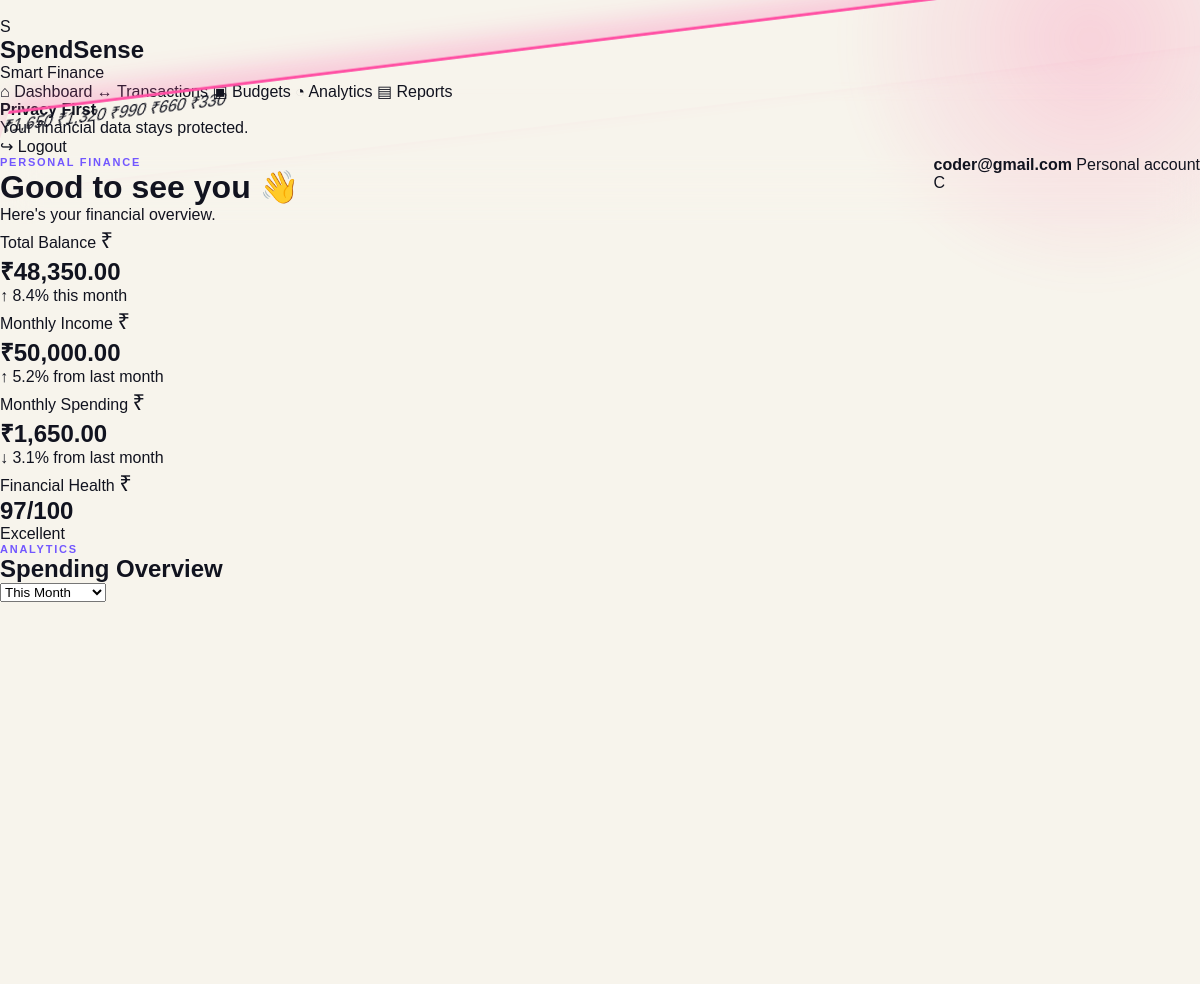
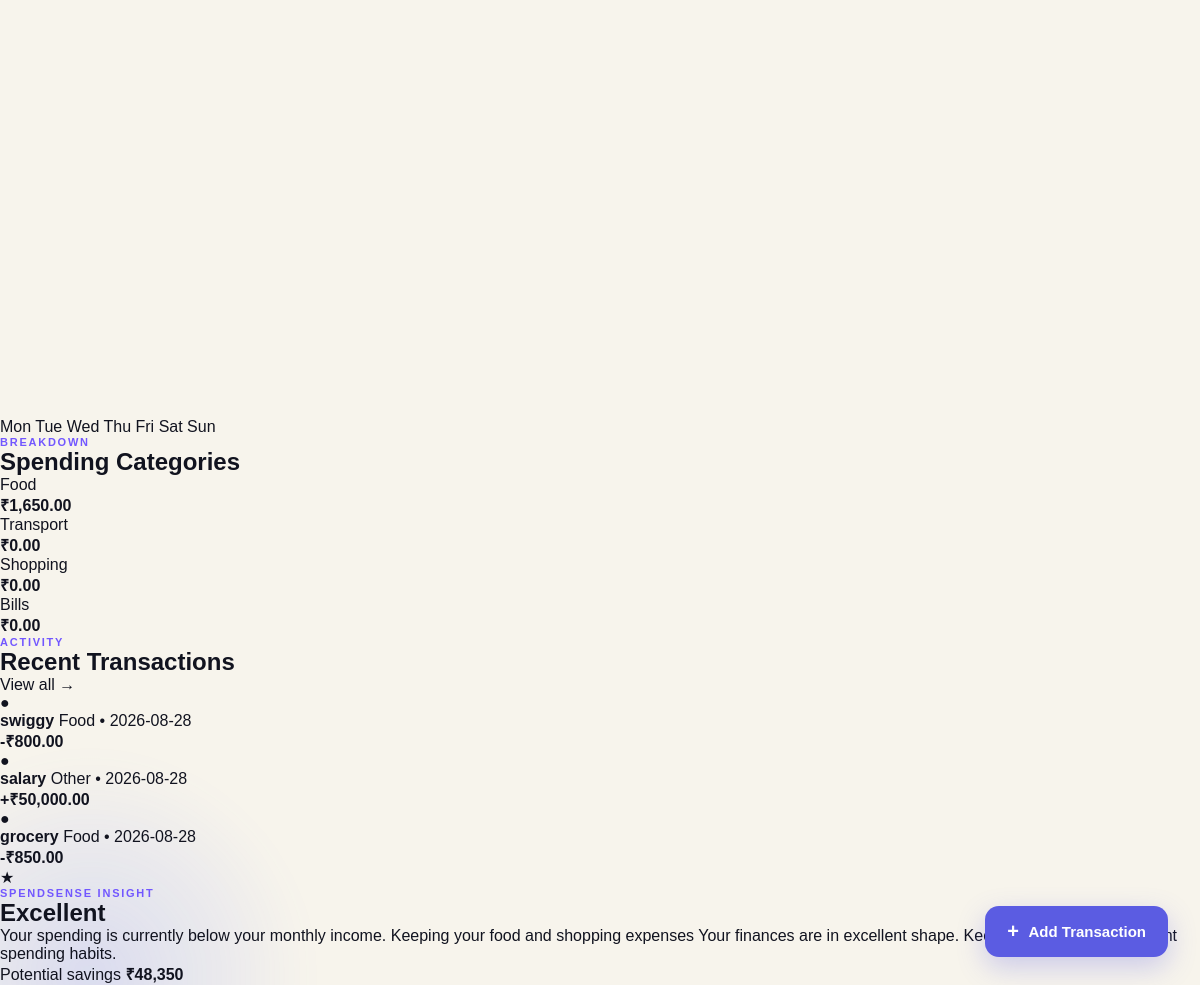
/dashboard (signed in), run on the app's committed database (2 pictures, top to bottom).
### tables this page shows
CREATE TABLE transactions (
            id INTEGER PRIMARY KEY AUTOINCREMENT,
            user_id INTEGER NOT NULL,
            title TEXT NOT NULL,
            amount REAL NOT NULL,
            transaction_type TEXT NOT NULL
                CHECK(transaction_type IN ('income', 'expense')),
            category TEXT NOT NULL,
            transaction_date TEXT NOT NULL,
            notes TEXT,
            created_at TEXT NOT NULL,
            FOREIGN KEY (user_id) REFERENCES users(id)
        );

### app/app.py (the view)
@app.route("/dashboard")
def dashboard():
    if "user_id" not in session:
        return redirect("/login")
    connection = get_connection()
    try:
        user_id = session["user_id"]
        income_row = connection.execute(
            """
            SELECT COALESCE(SUM(amount), 0) AS total
            FROM transactions
            WHERE user_id = ?
              AND transaction_type = 'income'
              AND strftime('%Y-%m', transaction_date) =
                  strftime('%Y-%m', 'now')
            """,
            (user_id,)
        ).fetchone()
        expense_row = connection.execute(
            """
            SELECT COALESCE(SUM(amount), 0) AS total
            FROM transactions
            WHERE user_id = ?
              AND transaction_type = 'expense'
              AND strftime('%Y-%m', transaction_date) =
                  strftime('%Y-%m', 'now')
            """,
            (user_id,)
        ).fetchone()
        recent_transactions = connection.execute(
            """
            SELECT
                id,
                title,
                amount,
                transaction_type,
                category,
                transaction_date,
                notes
            FROM transactions
            WHERE user_id = ?
            ORDER BY transaction_date DESC, id DESC
            LIMIT 10
            """,
            (user_id,)
        ).fetchall()
        category_rows = connection.execute(
            """
            SELECT
                category,
                COALESCE(SUM(amount), 0) AS total
            FROM transactions
            WHERE user_id = ?
              AND transaction_type = 'expense'
              AND strftime('%Y-%m', transaction_date) =
                  strftime('%Y-%m', 'now')
            GROUP BY category
            ORDER BY total DESC
            """,
            (user_id,)
        ).fetchall()
        daily_rows = connection.execute(
            """
            SELECT
                transaction_date,
                COALESCE(SUM(amount), 0) AS total
            FROM transactions
            WHERE user_id = ?
              AND transaction_type = 'expense'
              AND strftime('%Y-%m', transaction_date) =
                  strftime('%Y-%m', 'now')
            GROUP BY transaction_date
            ORDER BY transaction_date
            """,
            (user_id,)
        ).fetchall()
    finally:
        connection.close()
    total_income = float(income_row["total"] or 0)
    total_expenses = float(expense_row["total"] or 0)
    total_balance = total_income - total_expenses
    savings = total_balance
    potential_savings = max(
        0,
        total_income - total_expenses
    )
    if total_income <= 0:
        financial_health = 0 if total_expenses > 0 else 50
    else:
        financial_health = round(
            ((total_income - total_expenses) / total_income) * 100
        )
        financial_health = max(
            0,
            min(100, financial_health)
        )
    if financial_health >= 81:
        financial_health_label = "Excellent"
        financial_insight = "Your finances are in excellent shape. Keep maintaining your current spending habits."
    elif financial_health >= 61:
        financial_health_label = "Good"
        financial_insight = "Your finances are looking good. A little more control over spending could improve your savings."
    elif financial_health >= 41:
        financial_health_label = "Fair"
        financial_insight = "Your finances are balanced, but reducing unnecessary expenses could strengthen your savings."
    elif financial_health >= 21:
        financial_health_label = "Needs Attention"
        financial_insight = "Your expenses are taking a significant share of your income. Consider reducing non-essential spending."
    else:
        financial_health_label = "Critical"
        financial_insight = "Your expenses currently exceed your income. Focus on essential spending and reducing unnecessary expenses."
    category_totals = {
        "Food": 0,
        "Transport": 0,
        "Shopping": 0,
        "Bills": 0
    }
    for row in category_rows:
        category = row["category"]
        if category in category_totals:
            category_totals[category] = float(row["total"] or 0)
    max_category_total = max(
        category_totals.values(),
        default=0
    )
    daily_spending = {
        "Mon": 0,
        "Tue": 0,
        "Wed": 0,
        "Thu": 0,
        "Fri": 0,
        "Sat": 0,
        "Sun": 0
    }
    from datetime import datetime
    for row in daily_rows:
        try:
            date_obj = datetime.strptime(
                row["transaction_date"],
                "%Y-%m-%d"
            )
            day_name = date_obj.strftime("%a")
            if day_name in daily_spending:
                daily_spending[day_name] += float(row["total"] or 0)
        except (ValueError, TypeError):
            pass
    chart_max = max(
        1000,
        max(daily_spending.values(), default=0)
    )
    return render_template(
        "dashboard.html",
        email=session.get("user_email"),
        total_balance=total_balance,
        total_income=total_income,
        total_expenses=total_expenses,
        savings=savings,
        recent_transactions=recent_transactions,
        category_totals=category_totals,
        max_category_total=max_category_total,
        daily_spending=daily_spending,
        chart_max=chart_max,
        financial_health=financial_health,
        financial_insight=financial_insight,
        financial_health_label=financial_health_label,
        potential_savings=potential_savings
    )

### app/templates/dashboard.html (shortened to what this page needs)
﻿<!DOCTYPE html>
<html lang="en">
<head>
    <link rel="stylesheet" href="{{ url_for('static', filename='css/style.css', v='20260829') }}">
</head>
<body class="dashboard-page">
    <div class="dashboard-shell">
        <aside class="sidebar">
            <div class="brand">
                <div class="brand-icon">S</div>
                <div>
                    <h2>SpendSense</h2>
                    <span>Smart Finance</span>
                </div>
            </div>
            <nav class="dashboard-nav">
                <a href="/dashboard" class="nav-item active">
                    <span>⌂</span>
                    Dashboard
                </a>
                <a href="/transactions" class="nav-item">
                    <span>↔</span>
                    Transactions
                </a>
                <a href="#" class="nav-item">
                    <span>▣</span>
                    Budgets
                </a>
                <a href="#" class="nav-item">
                    <span>◔</span>
                    Analytics
                </a>
                <a href="#" class="nav-item">
                    <span>▤</span>
                    Reports
                </a>
            </nav>
            <div class="sidebar-bottom">
                <div class="privacy-box">
                    <strong>Privacy First</strong>
                    <p>Your financial data stays protected.</p>
                </div>
                <a href="/logout" class="logout-link">
                    ↪ Logout
                </a>
            </div>
        </aside>
        <main class="dashboard-main">
            <header class="dashboard-header">
                <div>
                    <p class="eyebrow">PERSONAL FINANCE</p>
                    <h1>Good to see you 👋</h1>
                    <p class="welcome-text">
                        Here's your financial overview.
                    </p>
                </div>
                <div class="user-area">
                    <div class="user-info">
                        <strong>{{ email }}</strong>
                        <span>Personal account</span>
                    </div>
                    <div class="avatar">
                        {{ email[0]|upper if email else "U" }}
                    </div>
                </div>
            </header>
            <section class="summary-grid">
                <div class="summary-card balance-card">
                    <div class="card-top">
                        <span>Total Balance</span>
                        <span class="card-icon">₹</span>
                    </div>
                    <h2>₹{{ "{:,.2f}".format(total_balance) }}</h2>
                    <p class="positive">
                        ↑ 8.4% this month
                    </p>
                </div>
                <div class="summary-card income-card">
                    <div class="card-top">
                        <span>Monthly Income</span>
                        <span class="card-icon">₹</span>
                    </div>
                    <h2>₹{{ "{:,.2f}".format(total_income) }}</h2>
                    <p class="positive">
                        ↑ 5.2% from last month
                    </p>
                </div>
                <div class="summary-card expense-card">
                    <div class="card-top">
                        <span>Monthly Spending</span>
                        <span class="card-icon">₹</span>
                    </div>
                    <h2>₹{{ "{:,.2f}".format(total_expenses) }}</h2>
                    <p class="negative">
                        ↓ 3.1% from last month
                    </p>
                </div>
                <div class="summary-card health-card">
                    <div class="card-top">
                        <span>Financial Health</span>
                        <span class="card-icon">₹</span>
                    </div>
                    <h2>{{ financial_health }}<span>/100</span></h2>
                    <p class="positive">
                        {{ financial_health_label }}
                    </p>
                </div>
            </section>
            <section class="dashboard-grid">
                <div class="panel spending-panel">
                    <div class="panel-header">
                        <div>
                            <p class="eyebrow">ANALYTICS</p>
                            <h2>Spending Overview</h2>
                        </div>
                        <select>
                            <option>This Month</option>
                        </select>
                    </div>
                    <div class="chart-placeholder">
                        <div class="chart-line">
                            <span>₹{{ "{:,.0f}".format(chart_max) }}</span>
                            <span>₹{{ "{:,.0f}".format(chart_max * 0.8) }}</span>
                            <span>₹{{ "{:,.0f}".format(chart_max * 0.6) }}</span>
                            <span>₹{{ "{:,.0f}".format(chart_max * 0.4) }}</span>
                            <span>₹{{ "{:,.0f}".format(chart_max * 0.2) }}</span>
                        </div>
                        <div class="chart-bars">
                            <div style="height: {{ (daily_spending['Fri'] / chart_max * 100) if chart_max > 0 else 0 }}%"></div>
                        </div>
                        <div class="chart-labels">
                            <span>Mon</span>
                            <span>Tue</span>
                            <span>Wed</span>
                            <span>Thu</span>
                            <span>Fri</span>
                            <span>Sat</span>
                            <span>Sun</span>
                        </div>
                    </div>
                </div>
                <div class="panel categories-panel">
                    <div class="panel-header">
                        <div>
                            <p class="eyebrow">BREAKDOWN</p>
                            <h2>Spending Categories</h2>
                        </div>
                    </div>
                    <div class="category-list">
                        <div class="category-row">
                            <div class="category-name">
                                Food
                            </div>
                            <strong>₹{{ "{:,.2f}".format(category_totals["Food"]) }}</strong>
                        </div>
                        <div class="category-row">
                            <div class="category-name">
                                Transport
                            </div>
                            <strong>₹{{ "{:,.2f}".format(category_totals["Transport"]) }}</strong>
                        </div>
                        <div class="category-row">
                            <div class="category-name">
                                Shopping
                            </div>
                            <strong>₹{{ "{:,.2f}".format(category_totals["Shopping"]) }}</strong>
                        </div>
                        <div class="category-row">
                            <div class="category-name">
                                Bills
                            </div>
                            <strong>₹{{ "{:,.2f}".format(category_totals["Bills"]) }}</strong>
                        </div>
                    </div>
                </div>
            </section>
            <section class="bottom-grid">
                <div class="panel transactions-panel">
                    <div class="panel-header">
                        <div>
                            <p class="eyebrow">ACTIVITY</p>
                            <h2>Recent Transactions</h2>
                        </div>
                        <a href="#" class="view-link">
                            View all →
                        </a>
                    </div>
                    <div class="transaction-list">
                        {% if recent_transactions %}
                            {% for transaction in recent_transactions %}
                                <div class="transaction">
                                    <div class="transaction-icon">●</div>
                                    <div class="transaction-info">
                                        <strong>
                                            {{ transaction["title"] }}
                                        </strong>
                                        <span>
                                            {{ transaction["category"] }}
                                            •
                                            {{ transaction["transaction_date"] }}
                                        </span>
                                    </div>
                                    {% if transaction["transaction_type"] == "income" %}
                                        <strong class="amount income">
                                            +₹{{ "{:,.2f}".format(transaction["amount"]) }}
                                        </strong>
                                    {% else %}
                                        <strong class="amount expense">
                                            -₹{{ "{:,.2f}".format(transaction["amount"]) }}
                                        </strong>
                                    {% endif %}
                                </div>
                            {% endfor %}
                        {% endif %}
                    </div>
                </div>
                <div class="panel insight-panel">
                    <div class="insight-icon">
                        ★
                    </div>
                    <p class="eyebrow">SPENDSENSE INSIGHT</p>
                    <h2>
                        {{ financial_health_label }}
                    </h2>
                    <p>
                        Your spending is currently below your monthly
                        income. Keeping your food and shopping expenses
                        {{ financial_insight }}
                    </p>
                    <div class="insight-stat">
                        <span>Potential savings</span>
                        <strong>₹{{ "{:,.0f}".format(potential_savings) }}</strong>
                    </div>
                </div>
            </section>
        </main>
    </div>
<div class="transaction-action">
    <button
        type="button"
        class="add-transaction-btn"
        onclick="openTransactionModal()">
        <span>+</span>
        Add Transaction
    </button>
</div>
</body>
</html>

### data on the page
transactions: amount "800.00"
transactions: amount "50,000.00"
transactions: amount "850.00"

### other printed values
{{ email }} "coder@gmail.com"
{{ email[0]|upper if email else "U" }} "C"
{{ "{:,.2f}".format(total_balance) }} "48,350.00"
{{ "{:,.2f}".format(total_income) }} "50,000.00"
{{ "{:,.2f}".format(total_expenses) }} "1,650.00"
{{ financial_health }} "97"
{{ financial_health_label }} "Excellent"
{{ "{:,.0f}".format(chart_max) }} "1,650"
{{ "{:,.0f}".format(chart_max * 0.8) }} "1,320"
{{ "{:,.0f}".format(chart_max * 0.6) }} "990"
{{ "{:,.0f}".format(chart_max * 0.4) }} "660"
{{ "{:,.0f}".format(chart_max * 0.2) }} "330"
{{ "{:,.2f}".format(category_totals["Food"]) }} "1,650.00"
{{ "{:,.2f}".format(category_totals["Transport"]) }} "0.00"
{{ "{:,.2f}".format(category_totals["Shopping"]) }} "0.00"
